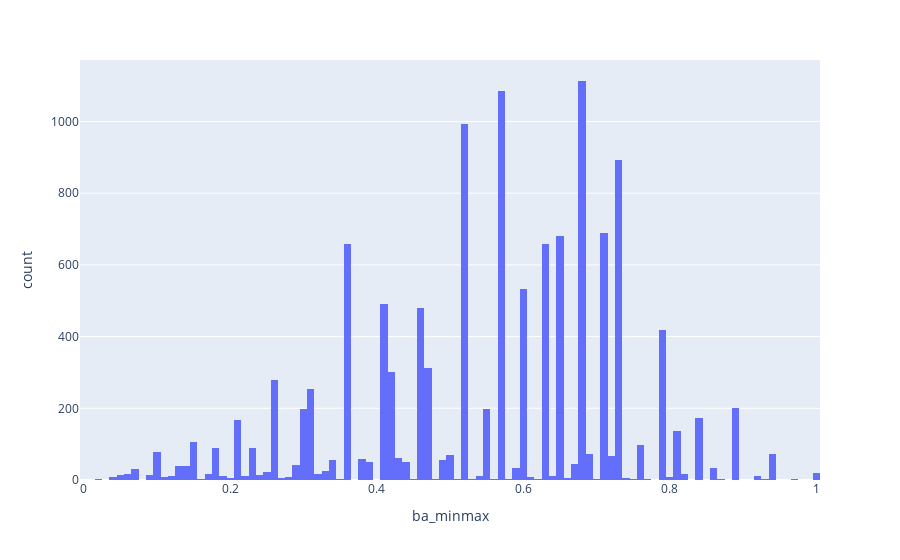

The code cell stored with this chart in its notebook:
### Code cell
fig = px.histogram(df['ba_minmax'], x="ba_minmax", )

fig.show()

### Figure 1 — Plotly figure (JSON) as saved in the notebook; plotly's stock layout.template omitted (floating-point values rounded to 4 significant figures; data arrays with more than 128 entries replaced by an {"elided": "..."} marker saying what was removed)
{"data": [{"alignmentgroup": "True", "bingroup": "x", "hovertemplate": "ba_minmax=%{x}<br>count=%{y}<extra></extra>", "legendgroup": "", "marker": {"color": "#636efa", "pattern": {"shape": ""}}, "name": "", "offsetgroup": "", "orientation": "v", "showlegend": false, "type": "histogram", "x": {"elided": "12611 float values"}, "xaxis": "x", "yaxis": "y"}], "layout": {"barmode": "relative", "legend": {"tracegroupgap": 0}, "margin": {"t": 60}, "xaxis": {"anchor": "y", "domain": [0, 1], "title": {"text": "ba_minmax"}}, "yaxis": {"anchor": "x", "domain": [0, 1], "title": {"text": "count"}}}}
